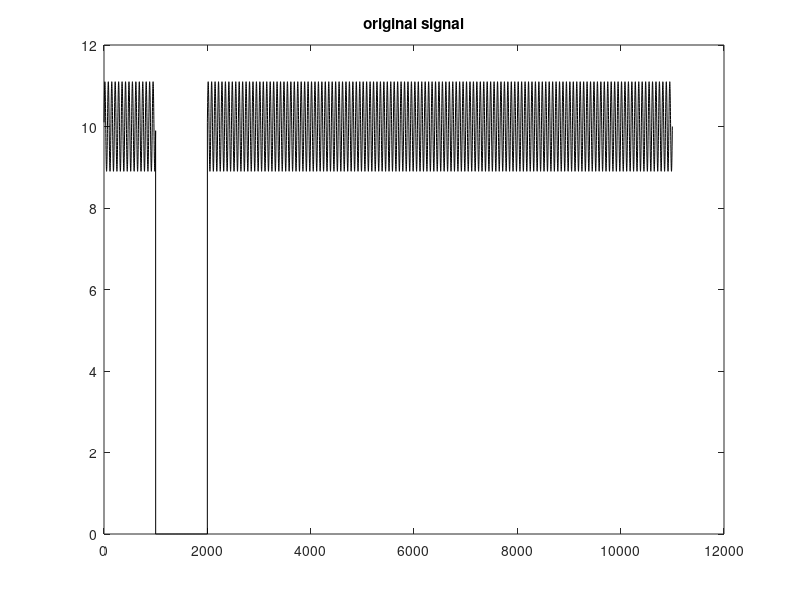
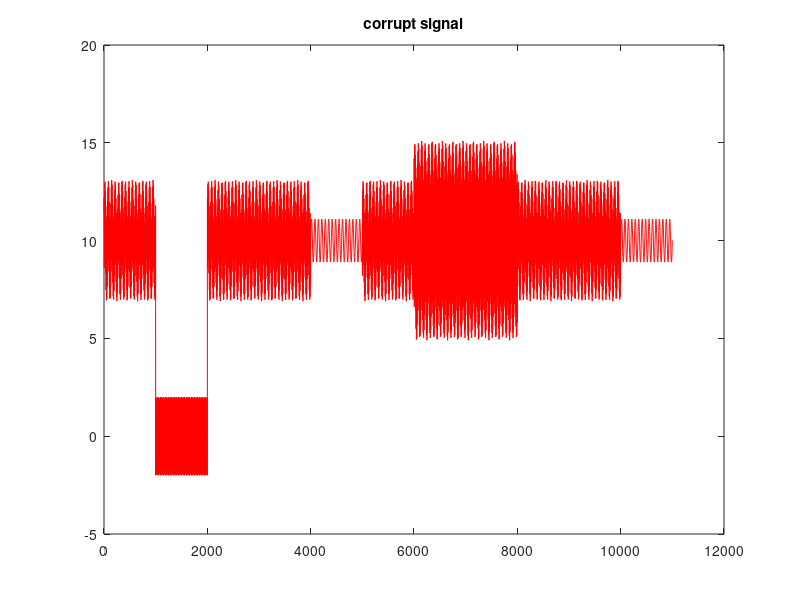
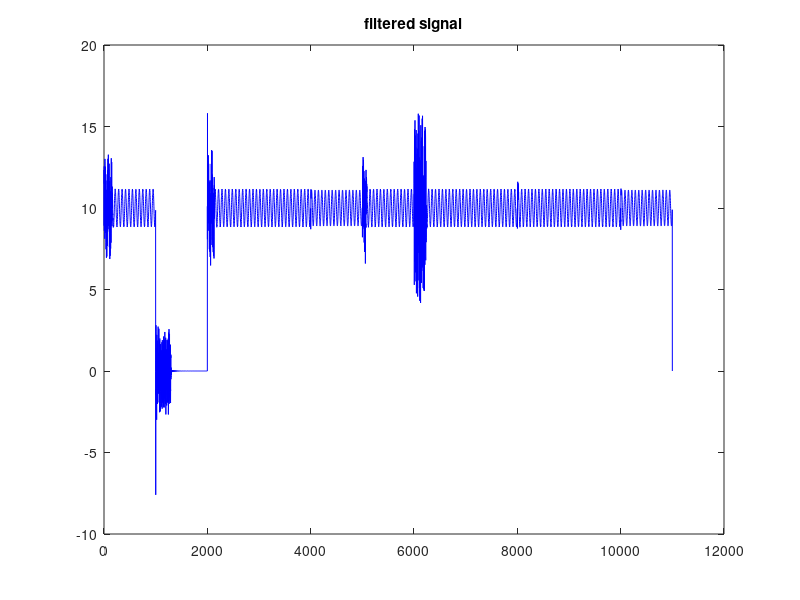

Here is the MATLAB script that generated these plots, in order:
% This script implements adaptive filtering to remove 50 Hz inteference
% as described in Martens et. al, "Improved Adaptive Line Canceller for
% Electrocardiography", IEEE Transactions on Biomedical Engg. The variable
% names correspond to the symbols used in the paper. Error filtering and
% adaptation supression are not implemented.

clear all; close all;

%%%%%%%%%%%%%%%%%%%%%%%%%%
Fs = 400; % *dont* change without changing the error filter
N = 11000; % Num of samples. Keep above 11000.
%%%%%%%%%%%%%%%%%%%%%%%%%%
Ka = 1/(0.13 * Fs);
Kphi = 6e-2;
Kdw = 9e-4;
omegan_p = 2*pi*50/Fs; % nominal frequency. *dont* change without changing the error filter
eps = 1e-15; % epsilon
%%%%%%%%%%%%%%%%%%%%%%%%%%
Ts = 1/Fs;
t = (1:N)'*Ts; % time

b = [3.3519 -6.7038 3.3519]; % error filter numerator
a = [1 -0.7478 0.2722]; % error filter denominator

s = 10 + 1.1*sin(2*pi*6*t);
s(1000:2000) = 0;
% the interference signal is initially 0. Then a 49 Hz sine starts, its
% amplitude steps up, down. Afterwords, the frequency changes abruptly to
% 51 Hz with an amplitude step. Subsequently, the frequency changes back to
% 49 Hz with an amplitude step. Finally, the interference drops to 0.
x = 2*sin(2*pi*49*t); % corrupt signal
x(4000:5000) = 0;
x(6000:8000) = 2*x(6000:8000);
x(8000:10000) = 2*sin(2*pi*51*Ts*(8000:10000));
x(10000:end) = 0;

d = x + s; % corrupt signal

e = zeros(size(d)); % error signal (cleaned signal)
ew = zeros(size(d)); % filtered error signal
x_est = zeros(size(d)); % inteference estimate

ymod_phi = zeros(size(d));
ymodw_phi = zeros(size(d)); % filtered signature
ymod_a = zeros(size(d));
ymodw_a = zeros(size(d)); % filtered signature

osc_i = zeros(size(d));
osc_q = zeros(size(d));

thetaa_est = zeros(size(d));
thetaphi_est = zeros(size(d));
thetadw_est = zeros(size(d));

eta_a = zeros(size(d));
eta_phi = zeros(size(d));
alpha = zeros(size(d));

% set initial values
alpha(1) = 1;

for k=1:N-1
    % do work
    osc_i(k) = sin(omegan_p * k + thetaphi_est(k));
    osc_q(k) = cos(omegan_p * k + thetaphi_est(k));
    
    x_est(k) = thetaa_est(k) * osc_i(k);
    
    e(k) = d(k) - x_est(k);
    ew(k) = b(1) * e(k); % high pass filter the error (desired) signal
    for it=2:max(size(a))
        if (k-it+1) > 0
            ew(k) = ew(k) + b(it)*e(k - it + 1) - a(it)*ew(k - it + 1);
        end
    end
    
    ymod_phi(k) = alpha(k) * osc_q(k);
    ymodw_phi(k) = b(1) * ymod_phi(k); % high pass filter the signature
    for it=2:max(size(a))
        if (k-it+1) > 0
            ymodw_phi(k) = ymodw_phi(k) + b(it)*ymod_phi(k - it + 1) - a(it)*ymodw_phi(k - it + 1);
        end
    end
    eta_phi(k) = 2*ew(k)*ymodw_phi(k);
    
    ymod_a(k) = osc_i(k);
    ymodw_a(k) = b(1) * ymod_a(k); % high pass filter the signature
    for it=2:max(size(a))
        if (k-it+1) > 0
            ymodw_a(k) = ymodw_a(k) + b(it)*ymod_a(k - it + 1) - a(it)*ymodw_a(k - it + 1);
        end
    end
    eta_a(k) = 2*ew(k)*ymodw_a(k);
    
    % update estimates
    if (thetaa_est(k) + Ka * eta_a(k)) > 0
        thetaa_est(k+1) = thetaa_est(k) + Ka * eta_a(k);
    end
    if abs(thetadw_est(k) + Kdw * eta_phi(k)) < 4*2*pi/Fs
        thetadw_est(k+1) = thetadw_est(k) + Kdw * eta_phi(k);
    end
    thetaphi_est(k+1) = thetaphi_est(k) + Kphi * eta_phi(k) + thetadw_est(k);
    if abs(thetaa_est(k+1)) > eps
        alpha(k+1) = 1/thetaa_est(k+1);
    end

end

figure;plot(s,'k');title('original signal');
figure;plot(d','r');title('corrupt signal');
figure;plot(e,'b');title('filtered signal');

